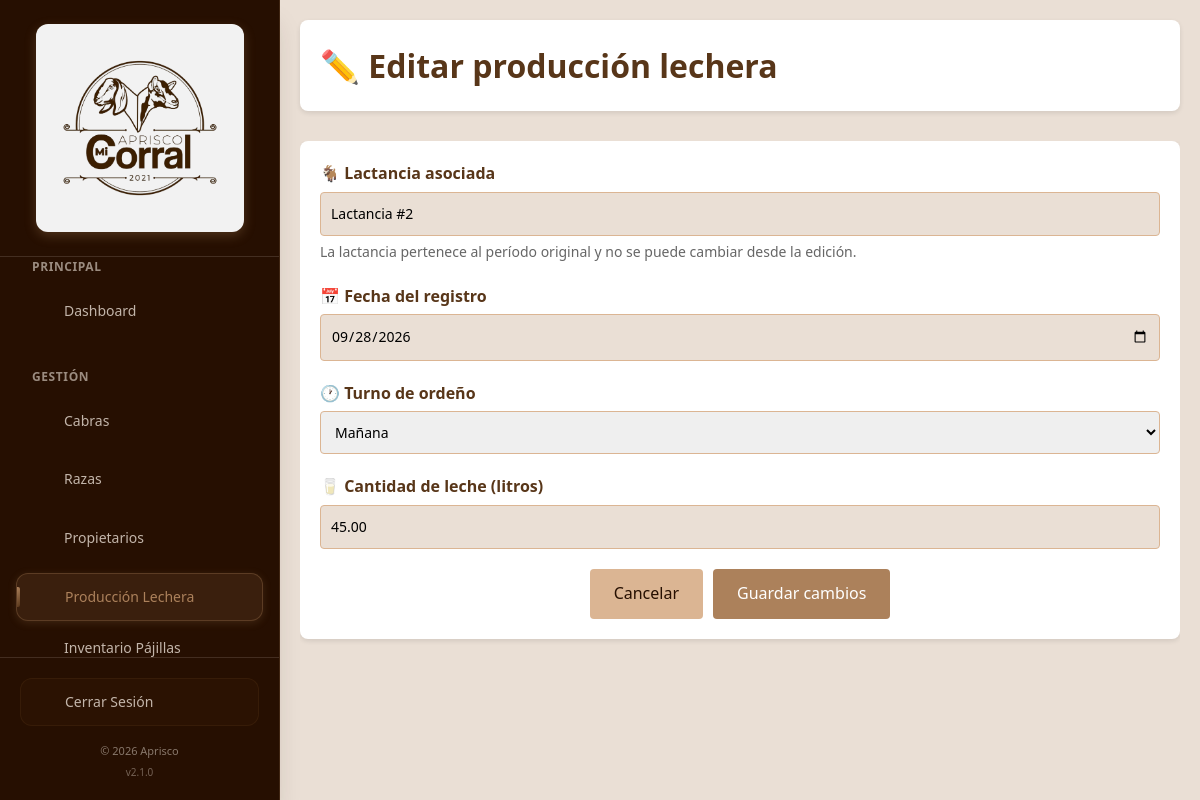
Screenshot of /control-produccion-lechera/27/edit (signed in) with the database file from the repository.
### tables this page shows
CREATE TABLE `control_produccion_lechera` (
  `id_control_produccion` int NOT NULL,
  `id_cabra` int NOT NULL,
  `id_lactancia` int DEFAULT NULL,
  `turno_ordeño` enum('MAÑANA','TARDE') NOT NULL,
  `cantidad_litros` decimal(10,2) NOT NULL,
  `fecha_registro` timestamp NOT NULL DEFAULT CURRENT_TIMESTAMP
);

CREATE TABLE `lactancias` (
  `id_lactancia` int NOT NULL,
  `id_cabra` int NOT NULL,
  `fecha_inicio` date NOT NULL,
  `fecha_fin` date DEFAULT NULL,
  `estado` enum('EN LACTANCIA','SECADA') NOT NULL DEFAULT 'EN LACTANCIA',
  `created_at` timestamp NOT NULL DEFAULT CURRENT_TIMESTAMP,
  `updated_at` timestamp NOT NULL DEFAULT CURRENT_TIMESTAMP ON UPDATE CURRENT_TIMESTAMP,
  `numero_lactancia` int NOT NULL
);

### src/controllers/ControlProduccionLecheraController.php (called while the page is built, shortened)
<?php
require_once __DIR__ . '/../../config/database.php';
require_once __DIR__ . '/../../includes/functions.php';
require_once __DIR__ . '/../models/ControlProduccionLechera.php';
require_once __DIR__ . '/../services/ControlProduccionLecheraService.php';
class ControlProduccionLecheraController
{
    private $service;
    public function __construct()
    {
        $this->db = (new Database())->getConnection();
        $this->service = new ControlProduccionLecheraService($this->db);
    }
    public function edit($id)
    {
        $control = $this->service->getById($id);
        require_once __DIR__ . '/../views/control_produccion_lechera/edit.php';
    }
}

### config/database.php (called while the page is built)
<?php
class Database
{
    private $host = 'localhost';
    private $db_name = 'apriscom_aprisco';
    private $username = 'root';
    private $password = '';
    private $conn = null;
    public function getConnection()
    {
        if ($this->conn === null) {
            try {
                $this->conn = new PDO(
                    "mysql:host=" . $this->host . ";dbname=" . $this->db_name . ";charset=utf8mb4",
                    $this->username,
                    $this->password,
                    [
                        PDO::ATTR_ERRMODE => PDO::ERRMODE_EXCEPTION,
                        PDO::ATTR_DEFAULT_FETCH_MODE => PDO::FETCH_ASSOC,
                        PDO::ATTR_EMULATE_PREPARES => false
                    ]
                );
            } catch (PDOException $e) {
                error_log("Error de conexión: " . $e->getMessage());
                throw new Exception("Error de conexión a la base de datos");
            }
        }
        return $this->conn;
    }
}

### src/services/ControlProduccionLecheraService.php (called while the page is built, shortened)
<?php
require_once __DIR__ . '/../models/ControlProduccionLechera.php';
class ControlProduccionLecheraService
{
    private $model;
    public function __construct($db)
    {
        $this->model = new ControlProduccionLechera($db);
    }
    public function getById($id)
    {
        return $this->model->getById($id);
    }
}

### src/models/ControlProduccionLechera.php (called while the page is built, shortened)
<?php
class ControlProduccionLechera
{
    private $conn;
    private $table = 'control_produccion_lechera';
    public function __construct($db)
    {
        $this->conn = $db;
    }
    private function selectSql()
    {
        return "SELECT cpl.id_control_produccion, cpl.id_cabra, cpl.id_lactancia,
                       cpl.turno_ordeño, cpl.cantidad_litros, cpl.fecha_registro,
                       c.nombre AS nombre_cabra, l.numero_lactancia,
                       l.fecha_inicio AS lactancia_inicio,
                       l.fecha_fin AS lactancia_fin, l.estado AS lactancia_estado,
                       (
                           SELECT cs.condicion_especial
                           FROM controles_sanitarios cs
                           WHERE cs.id_cabra = cpl.id_cabra
                             AND DATE(cs.fecha_control) <= DATE(cpl.fecha_registro)
                           ORDER BY cs.fecha_control DESC, cs.id_control DESC
                           LIMIT 1
                       ) AS condicion_sanitaria
                FROM {$this->table} cpl
                INNER JOIN cabras c ON c.id_cabra = cpl.id_cabra
                LEFT JOIN lactancias l ON l.id_lactancia = cpl.id_lactancia";
    }
    public function getById($id)
    {
        $stmt = $this->conn->prepare($this->selectSql() . ' WHERE cpl.id_control_produccion = :id LIMIT 1');
        $stmt->execute([':id' => (int)$id]);
        return $stmt->fetch(PDO::FETCH_ASSOC);
    }
}

### includes/functions.php (called while the page is built, shortened)
<?php
function e($string) {
    return htmlspecialchars($string, ENT_QUOTES, 'UTF-8');
}

### src/views/control_produccion_lechera/edit.php (the view, shortened to what this page needs)
<?php
require_once __DIR__ . '/../../../config/database.php';
require_once __DIR__ . '/../../../includes/functions.php';
$control = $control ?? [];
?>
<!DOCTYPE html>
<html lang="es">
<head>
    <link rel="stylesheet" href="<?php echo BASE_URL; ?>/assets/css/style.css">
</head>
<body>
    <?php include __DIR__ . '/../../../includes/sidebar.php'; ?>
    <div class="container">
        <header class="dashboard-header">
            <h1>✏️ Editar producción lechera</h1>
        </header>
        <main class="main-content">
            <div class="form-container">
                <form method="POST" action="<?php echo BASE_URL; ?>/control-produccion-lechera/<?php echo $control['id_control_produccion']; ?>/edit">
                    <div class="form-group">
                        <label for="lactancia_actual">🐐 Lactancia asociada</label>
                        <input type="text" id="lactancia_actual"
                               value="Lactancia #<?= (int)($control['numero_lactancia'] ?? $control['id_lactancia']) ?>"
                               readonly>
                        <small>La lactancia pertenece al período original y no se puede cambiar desde la edición.</small>
                    </div>
                    <div class="form-group">
                        <label for="fecha_registro">📅 Fecha del registro</label>
                        <input type="date" name="fecha_registro" id="fecha_registro" value="<?= e(substr($control['fecha_registro'], 0, 10)) ?>" required>
                    </div>
                    <div class="form-group">
                        <label for="turno_ordeño">🕐 Turno de ordeño</label>
                        <select name="turno_ordeño" id="turno_ordeño" required>
                            <option value="MAÑANA" <?php echo strtoupper($control['turno_ordeño']) === 'MAÑANA' ? 'selected' : ''; ?>>Mañana</option>
                        </select>
                    </div>
                    <div class="form-group">
                        <label for="cantidad_litros">🥛 Cantidad de leche (litros)</label>
                        <input type="number" name="cantidad_litros" id="cantidad_litros" min="0" step="0.01" value="<?php echo e($control['cantidad_litros']); ?>" required>
                    </div>
                    <div class="detail-actions">
                        <a href="<?php echo BASE_URL; ?>/control-produccion-lechera" class="btn btn-secondary">Cancelar</a>
                        <button type="submit" class="btn btn-primary">Guardar cambios</button>
                    </div>
                </form>
            </div>
        </main>
    </div>
</body>
</html>

### assets/css/style.css (style rules this page uses)
:root { --dark: #260f01; --brown: #583619; --tan: #ac815b; --beige: #dbb593; --cream: #eadfd5; --light: #f2f2f2; --black: #000000; --white: #ffffff; --gray: #666666; --light-gray: #999999; }
* { margin: 0; padding: 0; box-sizing: border-box; }
html { overflow-x: hidden; }
body { min-width: 320px; overflow-x: hidden; }
input, select, textarea, button { max-width: 100%; font: inherit; }
.container, .main-content, .dashboard-content, .dashboard-header, .form-container, .cabra-detail-container { width: 100%; min-width: 0; }
.sidebar ~ .container, .sidebar ~ .main-content { width: calc(100% - 280px); margin-left: 280px; }
.main-content { min-width: 0; overflow-x: auto; }
.dashboard-header > *, .actions-bar > *, .info-header > * { min-width: 0; }
.dashboard-header .detail-actions, .dashboard-header .form-actions, .actions-bar, .detail-actions, .cabra-actions { flex-wrap: wrap; }
.detail-actions .btn, .form-actions .btn, .cabra-actions .btn { max-width: 100%; }
body { font-family: "Segoe UI", Tahoma, Geneva, Verdana, sans-serif; line-height: 1.6; color: var(--dark); background-color: var(--cream); }
.container { max-width: 1200px; margin: 0 auto; padding: 20px; }
.form-group { margin-bottom: 20px; }
.form-group label { display: block; margin-bottom: 5px; font-weight: 600; color: var(--dark); }
.form-group input { width: 100%; padding: 12px; border: 1px solid var(--beige); border-radius: 4px; font-size: 16px; transition: border-color 0.3s; background-color: var(--cream); }
.form-group small { display: block; margin-top: 5px; color: var(--gray); font-size: 14px; }
.btn { display: inline-block; padding: 12px 24px; background-color: var(--tan); color: var(--white); text-decoration: none; border: none; border-radius: 4px; cursor: pointer; font-size: 16px; transition: background-color 0.3s; }
.btn-primary { background-color: var(--tan); width: 100%; }
.btn-secondary { background-color: var(--beige); color: var(--dark); }
.dashboard-header { display: flex; justify-content: space-between; align-items: center; background: var(--white); padding: 20px; border-radius: 8px; margin-bottom: 30px; box-shadow: 0 2px 5px rgba(0, 0, 0, 0.1); }
.dashboard-header h1 { color: var(--brown); margin: 0; overflow-wrap: anywhere; }
.form-container { background: var(--white); padding: 20px; border-radius: 8px; margin-bottom: 30px; box-shadow: 0 2px 5px rgba(0, 0, 0, 0.1); }
.form-group label { display: block; margin-bottom: 5px; font-weight: bold; color: var(--brown); }
.form-group input, .form-group select { width: 100%; padding: 10px; border: 1px solid var(--beige); border-radius: 4px; font-size: 14px; }
.detail-actions { margin-top: 20px; display: flex; gap: 10px; justify-content: center; }
.detail-actions .btn { width: auto; }
.form-group input, .form-group select, .form-group textarea { width: 100%; padding: 10px; border: 1px solid var(--beige); border-radius: 4px; font-size: 14px; }

### includes/sidebar.php (style rules this page uses)
:root { --dark: #260F01; --brown: #583619; --tan: #AC815B; --beige: #DBB593; --cream: #EADFD5; --light: #F2F2F2; --black: #000000; --white: #FFFFFF; --gray: #666666; --light-gray: #999999; }

### rows the page displays
control_produccion_lechera: id_lactancia.numero_lactancia "Lactancia #2", fecha_registro "09/28/2026", turno_ordeño "Mañana", cantidad_litros "45.00"

### other values shown
SITE_NAME "Aprisco"
